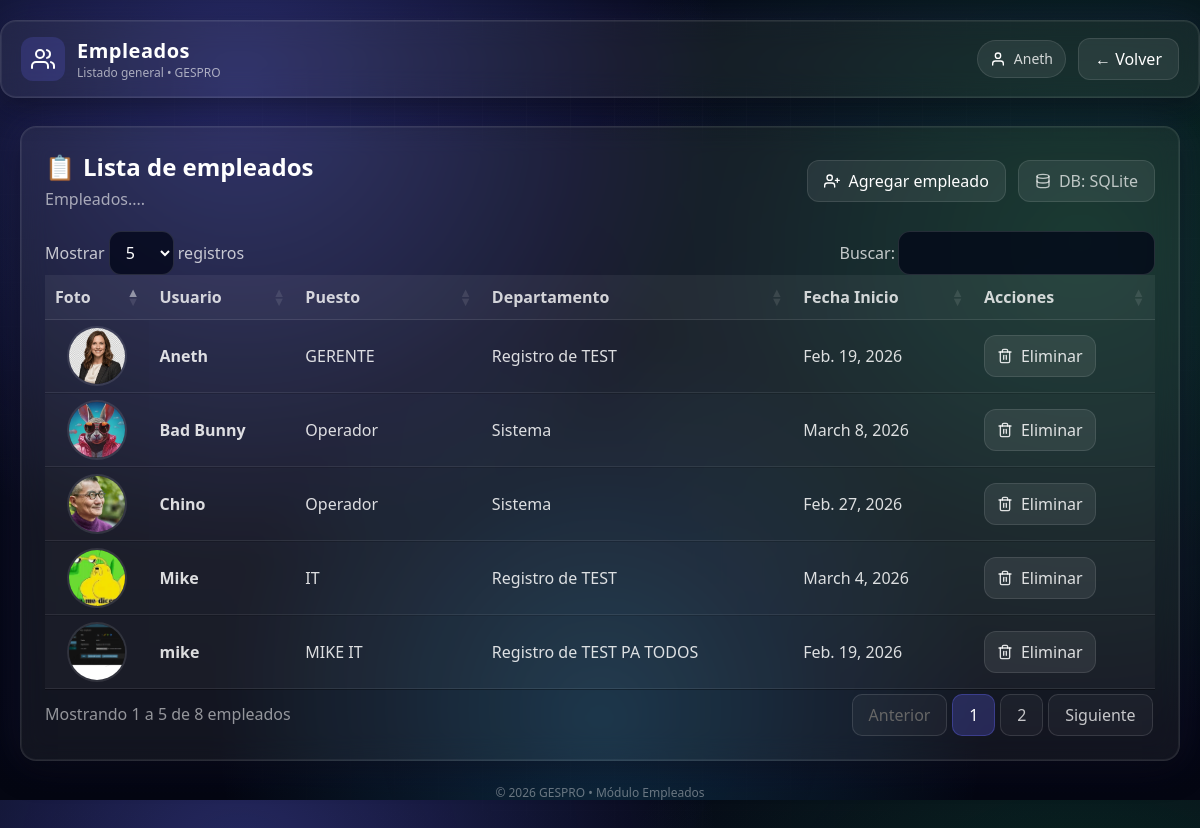
The page /datos/empleados/ (signed in) on the database its author committed.
### empleados_Alex/models.py (models this page shows, shortened)
class Empleado(models.Model):
    user = models.ForeignKey(User, on_delete=models.CASCADE)
    puesto = models.CharField(max_length=100)
    departamento = models.CharField(max_length=100)
    fecha_inicio = models.DateField(auto_now_add=True)
    foto_perfil = models.ImageField(upload_to='fotos_perfil/', null=True, blank=True)

### empleados_Alex/views.py (the view, shortened to what this page needs)
# urls.py: path('datos/empleados/', datos_Empleados, name='datos_empleados'),
@login_required(login_url='/')
def datos_Empleados(request):
    empleados = Empleado.objects.select_related("user").all().order_by("user__username")
    form = EmpleadoCrearConUsuarioForm()
    contexto = {
        "empleados": empleados,
        "form": form,
    }
    return render(request, "datos_empleados.html", contexto)

### empleados_Alex/forms.py (shortened to what this page needs)
class EmpleadoCrearConUsuarioForm(forms.ModelForm):
    username = forms.CharField(max_length=150, label="Usuario")
    email = forms.EmailField(required=False, label="Correo")
    password1 = forms.CharField(widget=forms.PasswordInput, label="Contraseña")
    password2 = forms.CharField(widget=forms.PasswordInput, label="Confirmar contraseña")
    class Meta:
        model = Empleado
        fields = ["puesto", "departamento", "foto_perfil"]
        widgets = {
            "puesto": forms.TextInput(attrs={"class": "w-full p-3 rounded-xl bg-slate-900 border border-white/10 text-white"}),
            "departamento": forms.TextInput(attrs={"class": "w-full p-3 rounded-xl bg-slate-900 border border-white/10 text-white"}),
        }
    from django import forms

### templates/datos_empleados.html (shortened to what this page needs)
<!DOCTYPE html>
<html lang="es">
<head>
  <script src="https://cdn.tailwindcss.com"></script>
  <link rel="stylesheet" href="https://cdn.datatables.net/1.13.8/css/jquery.dataTables.min.css">
</head>
<body class="tech-bg min-h-screen text-white">
  <header class="sticky top-0 z-40">
    <div class="glass glow mx-auto max-w-7xl mt-5 rounded-2xl px-5 py-4">
      <div class="flex items-center justify-between gap-4">
        <div class="flex items-center gap-3">
          <div class="h-11 w-11 rounded-xl bg-indigo-500/20 grid place-items-center">
            <i data-feather="users"></i>
          </div>
          <div>
            <h1 class="text-xl font-bold tracking-wide">Empleados</h1>
            <p class="text-xs text-white/60">Listado general • GESPRO</p>
          </div>
        </div>
        <div class="flex items-center gap-3">
          <div class="hidden sm:flex items-center gap-2 chip rounded-full px-3 py-2">
            <i data-feather="user" class="h-4 w-4"></i>
            <span class="text-sm text-white/80">{{ user.username }}</span>
          </div>
          <a href="{% url 'empleados_Alex:home' %}" class="chip rounded-xl px-4 py-2 hover:bg-white/10 transition">
            ← Volver
          </a>
        </div>
      </div>
    </div>
  </header>
  <main class="mx-auto max-w-7xl px-5 pb-12 pt-7">
    <section class="glass glow rounded-2xl p-6">
      <div class="flex flex-col md:flex-row md:items-center md:justify-between gap-4 mb-5">
        <div>
          <h2 class="text-2xl font-bold flex items-center gap-2">
            <span class="text-indigo-300">📋</span> Lista de empleados
          </h2>
          <p class="text-white/60 mt-1">Empleados....</p>
        </div>
        <div class="flex gap-3 flex-wrap">
          <button type="button"
                  onclick="abrirModal()"
                  class="chip rounded-xl px-4 py-2 transition inline-flex items-center gap-2 btn-primary">
            <i data-feather="user-plus" class="h-4 w-4"></i> Agregar empleado
          </button>
          <span class="chip rounded-xl px-4 py-2 text-white/70 inline-flex items-center gap-2">
            <i data-feather="database" class="h-4 w-4"></i> DB: SQLite
          </span>
        </div>
      </div>
      <div class="overflow-x-auto">
        <table id="tablaEmpleados" class="display" style="width:100%">
          <thead>
            <tr>
              <th>Foto</th>
              <th>Usuario</th>
              <th>Puesto</th>
              <th>Departamento</th>
              <th>Fecha Inicio</th>
              <th>Acciones</th>
            </tr>
          </thead>
          <tbody>
            {% for emp in empleados %}
              <tr>
                <td>
                  <div class="flex justify-center">
                    {% if emp.foto_perfil %}
                      <img src="{{ emp.foto_perfil.url }}"
                           class="h-14 w-14 rounded-full object-cover ring-2 ring-white/10"
                           alt="foto de {{ emp.user.username }}">
                    {% else %}
                      <div class="h-14 w-14 rounded-full bg-white/10 grid place-items-center ring-2 ring-white/10">
                        <i data-feather="user" class="h-5 w-5 text-white/70"></i>
                      </div>
                    {% endif %}
                  </div>
                </td>
                <td class="font-semibold">{{ emp.user.username }}</td>
                <td>{{ emp.puesto }}</td>
                <td>{{ emp.departamento }}</td>
                <td>{{ emp.fecha_inicio }}</td>
                <td>
                  <form method="POST" onsubmit="return confirm('¿Seguro que deseas eliminar a {{ emp.user.username }}?');">
                    <button class="chip rounded-xl px-3 py-2 transition inline-flex items-center gap-2 btn-danger">
                      <i data-feather="trash-2" class="h-4 w-4"></i> Eliminar
                    </button>
                  </form>
                </td>
              </tr>
            {% empty %}
              <tr>
                <td colspan="6" class="text-center py-6 text-white/60">No hay empleados registrados.</td>
              </tr>
            {% endfor %}
          </tbody>
        </table>
      </div>
    </section>
    <footer class="text-center text-white/40 text-xs pt-6">
      © 2026 GESPRO • Módulo Empleados
    </footer>
  </main>
</body>
</html>

### templates/datos_empleados.html (style rules this page uses)
.tech-bg { background: radial-gradient(800px circle at 20% 10%, rgba(99,102,241,.35), transparent 60%), radial-gradient(900px circle at 90% 30%, rgba(34,197,94,.20), transparent 55%), radial-gradient(700px circle at 50% 90%, rgba(56,189,248,.20), transparent 55%), linear-gradient(180deg, #050816 0%, #070a1a 40%, #040612 100%); position: relative; overflow: hidden; }
.tech-bg::before { content:""; position:absolute; inset:-2px; background-image: linear-gradient(rgba(255,255,255,.06) 1px, transparent 1px), linear-gradient(90deg, rgba(255,255,255,.06) 1px, transparent 1px); background-size: 44px 44px; opacity:.35; pointer-events:none; mask-image: radial-gradient(circle at 50% 20%, rgba(0,0,0,1) 0%, rgba(0,0,0,.35) 55%, rgba(0,0,0,0) 85%); }
.glass { background: rgba(255,255,255,.06); border: 1px solid rgba(255,255,255,.10); backdrop-filter: blur(14px); -webkit-backdrop-filter: blur(14px); }
.glow { box-shadow: 0 0 0 1px rgba(255,255,255,.06) inset, 0 10px 30px rgba(0,0,0,.45), 0 0 40px rgba(99,102,241,.15); }
.chip { background: rgba(255,255,255,.08); border: 1px solid rgba(255,255,255,.10); }
table.dataTable { border-collapse: separate !important; border-spacing: 0 !important; width: 100% !important; background: transparent !important; color: rgba(255,255,255,.85) !important; }
table.dataTable thead th { background: rgba(255,255,255,.06) !important; color: rgba(255,255,255,.80) !important; border-bottom: 1px solid rgba(255,255,255,.10) !important; }
table.dataTable tbody tr { background: rgba(255,255,255,.03) !important; }
table.dataTable tbody td { border-bottom: 1px solid rgba(255,255,255,.08) !important; }

### rows shown on the page
Empleado: foto_perfil (picture), user.username "Aneth", puesto "GERENTE", departamento "Registro de TEST", fecha_inicio "Feb. 19, 2026"
Empleado: foto_perfil (picture), user.username "Bad Bunny", puesto "Operador", departamento "Sistema", fecha_inicio "March 8, 2026"
Empleado: foto_perfil (picture), user.username "Chino", puesto "Operador", departamento "Sistema", fecha_inicio "Feb. 27, 2026"
Empleado: foto_perfil (picture), user.username "Mike", puesto "IT", departamento "Registro de TEST", fecha_inicio "March 4, 2026"
Empleado: foto_perfil (picture), user.username "mike", puesto "MIKE IT", departamento "Registro de TEST PA TODOS", fecha_inicio "Feb. 19, 2026"

### other values the page prints
{{ user.username }} "Aneth"
